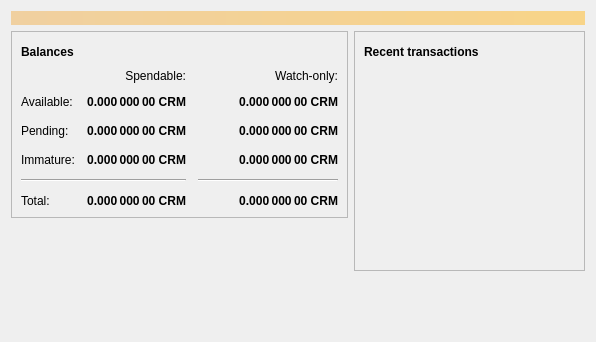
<?xml version="1.0" encoding="UTF-8"?>
<ui version="4.0">
 <class>OverviewPage</class>
 <widget class="QWidget" name="OverviewPage">
  <property name="geometry">
   <rect>
    <x>0</x>
    <y>0</y>
    <width>596</width>
    <height>342</height>
   </rect>
  </property>
  <property name="windowTitle">
   <string>Form</string>
  </property>
  <layout class="QVBoxLayout" name="topLayout">
   <item>
    <widget class="QLabel" name="labelAlerts">
     <property name="visible">
      <bool>false</bool>
     </property>
     <property name="styleSheet">
      <string notr="true">QLabel { background-color: qlineargradient(x1: 0, y1: 0, x2: 1, y2: 0, stop:0 #F0D0A0, stop:1 #F8D488); color:#000000; }</string>
     </property>
     <property name="wordWrap">
      <bool>true</bool>
     </property>
     <property name="margin">
      <number>3</number>
     </property>
     <property name="textInteractionFlags">
      <set>Qt::TextSelectableByMouse</set>
     </property>
    </widget>
   </item>
   <item>
    <layout class="QHBoxLayout" name="horizontalLayout" stretch="1,1">
     <item>
      <layout class="QVBoxLayout" name="verticalLayout_2">
       <item>
        <widget class="QFrame" name="frame">
         <property name="frameShape">
          <enum>QFrame::StyledPanel</enum>
         </property>
         <property name="frameShadow">
          <enum>QFrame::Raised</enum>
         </property>
         <layout class="QVBoxLayout" name="verticalLayout_4">
          <item>
           <layout class="QHBoxLayout" name="horizontalLayout_4">
            <item>
             <widget class="QLabel" name="label_5">
              <property name="font">
               <font>
                <weight>75</weight>
                <bold>true</bold>
               </font>
              </property>
              <property name="text">
               <string>Balances</string>
              </property>
             </widget>
            </item>
            <item>
             <widget class="QPushButton" name="labelWalletStatus">
              <property name="enabled">
               <bool>true</bool>
              </property>
              <property name="maximumSize">
               <size>
                <width>30</width>
                <height>16777215</height>
               </size>
              </property>
              <property name="toolTip">
               <string>The displayed information may be out of date. Your wallet automatically synchronizes with the Cream network after a connection is established, but this process has not completed yet.</string>
              </property>
              <property name="text">
               <string/>
              </property>
              <property name="icon">
               <iconset resource="../bitcoin.qrc">
                <normaloff>:/icons/warning</normaloff>
                <disabledoff>:/icons/warning</disabledoff>:/icons/warning</iconset>
              </property>
              <property name="iconSize">
               <size>
                <width>24</width>
                <height>24</height>
               </size>
              </property>
              <property name="flat">
               <bool>true</bool>
              </property>
             </widget>
            </item>
            <item>
             <spacer name="horizontalSpacer_3">
              <property name="orientation">
               <enum>Qt::Horizontal</enum>
              </property>
              <property name="sizeHint" stdset="0">
               <size>
                <width>40</width>
                <height>20</height>
               </size>
              </property>
             </spacer>
            </item>
           </layout>
          </item>
          <item>
           <layout class="QGridLayout" name="gridLayout">
            <property name="spacing">
             <number>12</number>
            </property>
            <item row="2" column="2">
             <widget class="QLabel" name="labelWatchPending">
              <property name="font">
               <font>
                <weight>75</weight>
                <bold>true</bold>
               </font>
              </property>
              <property name="cursor">
               <cursorShape>IBeamCursor</cursorShape>
              </property>
              <property name="toolTip">
               <string>Unconfirmed transactions to watch-only addresses</string>
              </property>
              <property name="text">
               <string notr="true">0.000 000 00 CRM</string>
              </property>
              <property name="alignment">
               <set>Qt::AlignRight|Qt::AlignTrailing|Qt::AlignVCenter</set>
              </property>
              <property name="textInteractionFlags">
               <set>Qt::LinksAccessibleByMouse|Qt::TextSelectableByKeyboard|Qt::TextSelectableByMouse</set>
              </property>
             </widget>
            </item>
            <item row="2" column="1">
             <widget class="QLabel" name="labelUnconfirmed">
              <property name="font">
               <font>
                <weight>75</weight>
                <bold>true</bold>
               </font>
              </property>
              <property name="cursor">
               <cursorShape>IBeamCursor</cursorShape>
              </property>
              <property name="toolTip">
               <string>Total of transactions that have yet to be confirmed, and do not yet count toward the spendable balance</string>
              </property>
              <property name="text">
               <string notr="true">0.000 000 00 CRM</string>
              </property>
              <property name="alignment">
               <set>Qt::AlignRight|Qt::AlignTrailing|Qt::AlignVCenter</set>
              </property>
              <property name="textInteractionFlags">
               <set>Qt::LinksAccessibleByMouse|Qt::TextSelectableByKeyboard|Qt::TextSelectableByMouse</set>
              </property>
             </widget>
            </item>
            <item row="3" column="2">
             <widget class="QLabel" name="labelWatchImmature">
              <property name="font">
               <font>
                <weight>75</weight>
                <bold>true</bold>
               </font>
              </property>
              <property name="cursor">
               <cursorShape>IBeamCursor</cursorShape>
              </property>
              <property name="toolTip">
               <string>Mined balance in watch-only addresses that has not yet matured</string>
              </property>
              <property name="text">
               <string notr="true">0.000 000 00 CRM</string>
              </property>
              <property name="alignment">
               <set>Qt::AlignRight|Qt::AlignTrailing|Qt::AlignVCenter</set>
              </property>
              <property name="textInteractionFlags">
               <set>Qt::LinksAccessibleByMouse|Qt::TextSelectableByKeyboard|Qt::TextSelectableByMouse</set>
              </property>
             </widget>
            </item>
            <item row="4" column="0" colspan="2">
             <widget class="Line" name="line">
              <property name="orientation">
               <enum>Qt::Horizontal</enum>
              </property>
             </widget>
            </item>
            <item row="4" column="2">
             <widget class="Line" name="lineWatchBalance">
              <property name="sizePolicy">
               <sizepolicy hsizetype="Preferred" vsizetype="Fixed">
                <horstretch>0</horstretch>
                <verstretch>0</verstretch>
               </sizepolicy>
              </property>
              <property name="minimumSize">
               <size>
                <width>140</width>
                <height>0</height>
               </size>
              </property>
              <property name="orientation">
               <enum>Qt::Horizontal</enum>
              </property>
             </widget>
            </item>
            <item row="5" column="0">
             <widget class="QLabel" name="labelTotalText">
              <property name="text">
               <string>Total:</string>
              </property>
             </widget>
            </item>
            <item row="3" column="1">
             <widget class="QLabel" name="labelImmature">
              <property name="font">
               <font>
                <weight>75</weight>
                <bold>true</bold>
               </font>
              </property>
              <property name="cursor">
               <cursorShape>IBeamCursor</cursorShape>
              </property>
              <property name="toolTip">
               <string>Mined balance that has not yet matured</string>
              </property>
              <property name="text">
               <string notr="true">0.000 000 00 CRM</string>
              </property>
              <property name="alignment">
               <set>Qt::AlignRight|Qt::AlignTrailing|Qt::AlignVCenter</set>
              </property>
              <property name="textInteractionFlags">
               <set>Qt::LinksAccessibleByMouse|Qt::TextSelectableByKeyboard|Qt::TextSelectableByMouse</set>
              </property>
             </widget>
            </item>
            <item row="2" column="3">
             <spacer name="horizontalSpacer_2">
              <property name="orientation">
               <enum>Qt::Horizontal</enum>
              </property>
              <property name="sizeHint" stdset="0">
               <size>
                <width>40</width>
                <height>20</height>
               </size>
              </property>
             </spacer>
            </item>
            <item row="3" column="0">
             <widget class="QLabel" name="labelImmatureText">
              <property name="text">
               <string>Immature:</string>
              </property>
             </widget>
            </item>
            <item row="5" column="1">
             <widget class="QLabel" name="labelTotal">
              <property name="font">
               <font>
                <weight>75</weight>
                <bold>true</bold>
               </font>
              </property>
              <property name="cursor">
               <cursorShape>IBeamCursor</cursorShape>
              </property>
              <property name="toolTip">
               <string>Your current total balance</string>
              </property>
              <property name="text">
               <string notr="true">0.000 000 00 CRM</string>
              </property>
              <property name="alignment">
               <set>Qt::AlignRight|Qt::AlignTrailing|Qt::AlignVCenter</set>
              </property>
              <property name="textInteractionFlags">
               <set>Qt::LinksAccessibleByMouse|Qt::TextSelectableByKeyboard|Qt::TextSelectableByMouse</set>
              </property>
             </widget>
            </item>
            <item row="5" column="2">
             <widget class="QLabel" name="labelWatchTotal">
              <property name="font">
               <font>
                <weight>75</weight>
                <bold>true</bold>
               </font>
              </property>
              <property name="cursor">
               <cursorShape>IBeamCursor</cursorShape>
              </property>
              <property name="toolTip">
               <string>Current total balance in watch-only addresses</string>
              </property>
              <property name="text">
               <string notr="true">0.000 000 00 CRM</string>
              </property>
              <property name="alignment">
               <set>Qt::AlignRight|Qt::AlignTrailing|Qt::AlignVCenter</set>
              </property>
              <property name="textInteractionFlags">
               <set>Qt::LinksAccessibleByMouse|Qt::TextSelectableByKeyboard|Qt::TextSelectableByMouse</set>
              </property>
             </widget>
            </item>
            <item row="0" column="2">
             <widget class="QLabel" name="labelWatchonly">
              <property name="text">
               <string>Watch-only:</string>
              </property>
              <property name="alignment">
               <set>Qt::AlignRight|Qt::AlignTrailing|Qt::AlignVCenter</set>
              </property>
             </widget>
            </item>
            <item row="1" column="0">
             <widget class="QLabel" name="labelBalanceText">
              <property name="text">
               <string>Available:</string>
              </property>
             </widget>
            </item>
            <item row="1" column="1">
             <widget class="QLabel" name="labelBalance">
              <property name="font">
               <font>
                <weight>75</weight>
                <bold>true</bold>
               </font>
              </property>
              <property name="cursor">
               <cursorShape>IBeamCursor</cursorShape>
              </property>
              <property name="toolTip">
               <string>Your current spendable balance</string>
              </property>
              <property name="text">
               <string notr="true">0.000 000 00 CRM</string>
              </property>
              <property name="alignment">
               <set>Qt::AlignRight|Qt::AlignTrailing|Qt::AlignVCenter</set>
              </property>
              <property name="textInteractionFlags">
               <set>Qt::LinksAccessibleByMouse|Qt::TextSelectableByKeyboard|Qt::TextSelectableByMouse</set>
              </property>
             </widget>
            </item>
            <item row="1" column="2">
             <widget class="QLabel" name="labelWatchAvailable">
              <property name="font">
               <font>
                <weight>75</weight>
                <bold>true</bold>
               </font>
              </property>
              <property name="cursor">
               <cursorShape>IBeamCursor</cursorShape>
              </property>
              <property name="toolTip">
               <string>Your current balance in watch-only addresses</string>
              </property>
              <property name="text">
               <string notr="true">0.000 000 00 CRM</string>
              </property>
              <property name="alignment">
               <set>Qt::AlignRight|Qt::AlignTrailing|Qt::AlignVCenter</set>
              </property>
              <property name="textInteractionFlags">
               <set>Qt::LinksAccessibleByMouse|Qt::TextSelectableByKeyboard|Qt::TextSelectableByMouse</set>
              </property>
             </widget>
            </item>
            <item row="2" column="0">
             <widget class="QLabel" name="labelPendingText">
              <property name="text">
               <string>Pending:</string>
              </property>
             </widget>
            </item>
            <item row="0" column="1">
             <widget class="QLabel" name="labelSpendable">
              <property name="text">
               <string>Spendable:</string>
              </property>
              <property name="alignment">
               <set>Qt::AlignRight|Qt::AlignTrailing|Qt::AlignVCenter</set>
              </property>
             </widget>
            </item>
           </layout>
          </item>
         </layout>
        </widget>
       </item>
       <item>
        <spacer name="verticalSpacer">
         <property name="orientation">
          <enum>Qt::Vertical</enum>
         </property>
         <property name="sizeHint" stdset="0">
          <size>
           <width>20</width>
           <height>40</height>
          </size>
         </property>
        </spacer>
       </item>
      </layout>
     </item>
     <item>
      <layout class="QVBoxLayout" name="verticalLayout_3">
       <item>
        <widget class="QFrame" name="frame_2">
         <property name="frameShape">
          <enum>QFrame::StyledPanel</enum>
         </property>
         <property name="frameShadow">
          <enum>QFrame::Raised</enum>
         </property>
         <layout class="QVBoxLayout" name="verticalLayout">
          <item>
           <layout class="QHBoxLayout" name="horizontalLayout_2">
            <item>
             <widget class="QLabel" name="label_4">
              <property name="font">
               <font>
                <weight>75</weight>
                <bold>true</bold>
               </font>
              </property>
              <property name="text">
               <string>Recent transactions</string>
              </property>
             </widget>
            </item>
            <item>
             <widget class="QPushButton" name="labelTransactionsStatus">
              <property name="enabled">
               <bool>true</bool>
              </property>
              <property name="maximumSize">
               <size>
                <width>30</width>
                <height>16777215</height>
               </size>
              </property>
              <property name="toolTip">
               <string>The displayed information may be out of date. Your wallet automatically synchronizes with the Cream network after a connection is established, but this process has not completed yet.</string>
              </property>
              <property name="text">
               <string/>
              </property>
              <property name="icon">
               <iconset resource="../bitcoin.qrc">
                <normaloff>:/icons/warning</normaloff>
                <disabledoff>:/icons/warning</disabledoff>:/icons/warning</iconset>
              </property>
              <property name="iconSize">
               <size>
                <width>24</width>
                <height>24</height>
               </size>
              </property>
              <property name="flat">
               <bool>true</bool>
              </property>
             </widget>
            </item>
            <item>
             <spacer name="horizontalSpacer">
              <property name="orientation">
               <enum>Qt::Horizontal</enum>
              </property>
              <property name="sizeHint" stdset="0">
               <size>
                <width>40</width>
                <height>20</height>
               </size>
              </property>
             </spacer>
            </item>
           </layout>
          </item>
          <item>
           <widget class="QListView" name="listTransactions">
            <property name="styleSheet">
             <string notr="true">QListView { background: transparent; }</string>
            </property>
            <property name="frameShape">
             <enum>QFrame::NoFrame</enum>
            </property>
            <property name="verticalScrollBarPolicy">
             <enum>Qt::ScrollBarAlwaysOff</enum>
            </property>
            <property name="horizontalScrollBarPolicy">
             <enum>Qt::ScrollBarAlwaysOff</enum>
            </property>
            <property name="selectionMode">
             <enum>QAbstractItemView::NoSelection</enum>
            </property>
           </widget>
          </item>
         </layout>
        </widget>
       </item>
       <item>
        <spacer name="verticalSpacer_2">
         <property name="orientation">
          <enum>Qt::Vertical</enum>
         </property>
         <property name="sizeHint" stdset="0">
          <size>
           <width>20</width>
           <height>40</height>
          </size>
         </property>
        </spacer>
       </item>
      </layout>
     </item>
    </layout>
   </item>
  </layout>
 </widget>
 <resources/>
 <connections/>
</ui>
